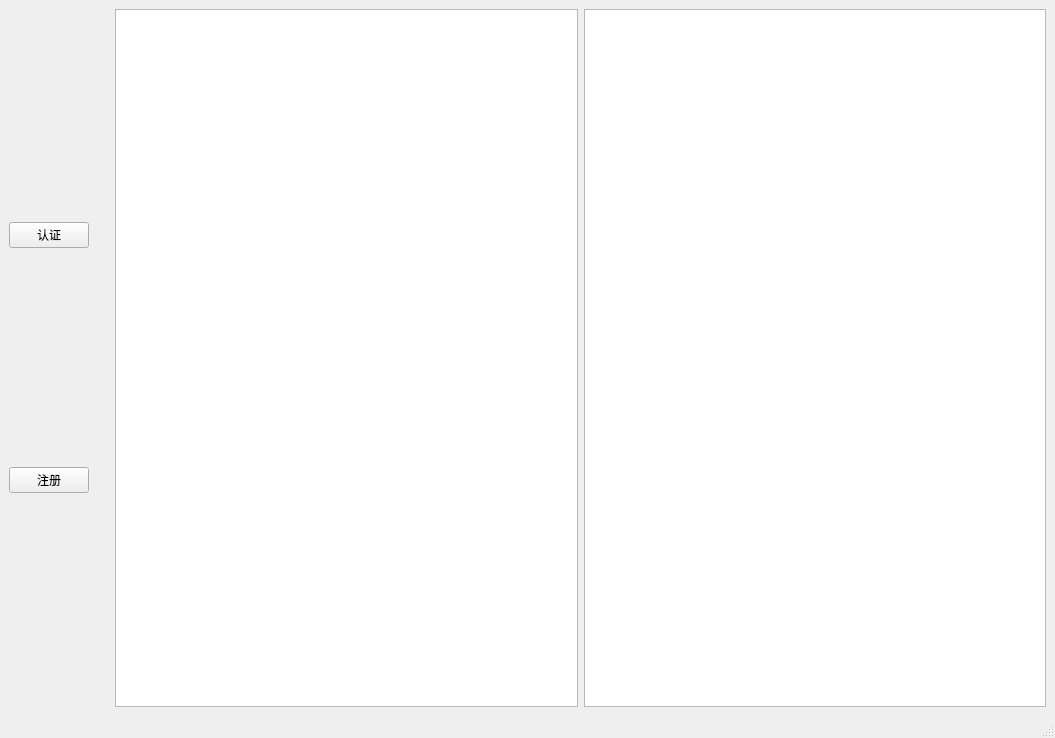
<?xml version="1.0" encoding="UTF-8"?>
<ui version="4.0">
 <class>MainWindow</class>
 <widget class="QMainWindow" name="MainWindow">
  <property name="geometry">
   <rect>
    <x>0</x>
    <y>0</y>
    <width>1055</width>
    <height>738</height>
   </rect>
  </property>
  <property name="windowTitle">
   <string>功能演示</string>
  </property>
  <widget class="QWidget" name="centralwidget">
   <layout class="QHBoxLayout" name="horizontalLayout" stretch="0,0,0,0">
    <item>
     <layout class="QVBoxLayout" name="verticalLayout">
      <item>
       <widget class="QPushButton" name="identification">
        <property name="text">
         <string>认证</string>
        </property>
       </widget>
      </item>
      <item>
       <widget class="QPushButton" name="signIn">
        <property name="text">
         <string>注册</string>
        </property>
       </widget>
      </item>
     </layout>
    </item>
    <item>
     <spacer name="horizontalSpacer">
      <property name="orientation">
       <enum>Qt::Horizontal</enum>
      </property>
      <property name="sizeType">
       <enum>QSizePolicy::Preferred</enum>
      </property>
      <property name="sizeHint" stdset="0">
       <size>
        <width>20</width>
        <height>20</height>
       </size>
      </property>
     </spacer>
    </item>
    <item>
     <widget class="QTextBrowser" name="textBrowser"/>
    </item>
    <item>
     <widget class="QTextBrowser" name="textBrowser_2"/>
    </item>
   </layout>
  </widget>
  <widget class="QMenuBar" name="menubar">
   <property name="geometry">
    <rect>
     <x>0</x>
     <y>0</y>
     <width>1055</width>
     <height>26</height>
    </rect>
   </property>
  </widget>
  <widget class="QStatusBar" name="statusbar"/>
 </widget>
 <resources/>
 <connections/>
</ui>
